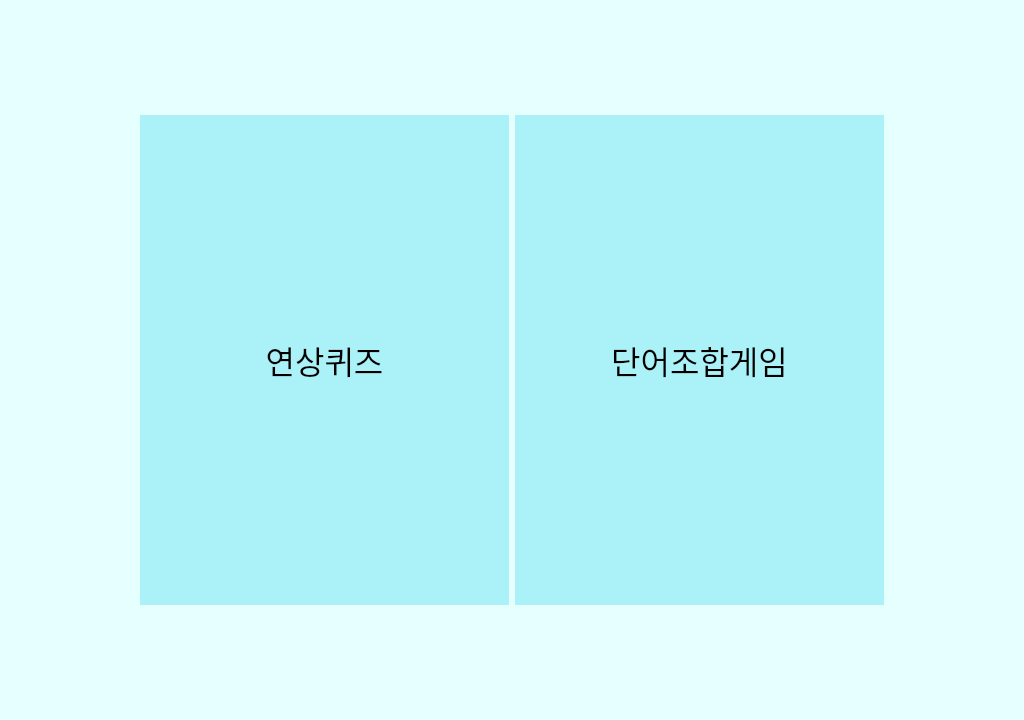
<?xml version="1.0" encoding="UTF-8"?>
<ui version="4.0">
 <class>Form</class>
 <widget class="QWidget" name="Form">
  <property name="geometry">
   <rect>
    <x>0</x>
    <y>0</y>
    <width>1024</width>
    <height>720</height>
   </rect>
  </property>
  <property name="windowTitle">
   <string>Form</string>
  </property>
  <property name="styleSheet">
   <string notr="true">background-color: rgb(230, 255, 255);</string>
  </property>
  <layout class="QGridLayout" name="gridLayout" rowstretch="1,5,1" columnstretch="1,3,3,1" rowminimumheight="0,0,0">
   <item row="0" column="1">
    <widget class="QLabel" name="label_5">
     <property name="text">
      <string/>
     </property>
    </widget>
   </item>
   <item row="1" column="2">
    <widget class="QLabel" name="game2">
     <property name="font">
      <font>
       <family>AcadEref</family>
       <pointsize>24</pointsize>
      </font>
     </property>
     <property name="styleSheet">
      <string notr="true">background-color: rgb(170, 242, 248);</string>
     </property>
     <property name="text">
      <string>단어조합게임</string>
     </property>
     <property name="alignment">
      <set>Qt::AlignCenter</set>
     </property>
    </widget>
   </item>
   <item row="1" column="1">
    <widget class="QLabel" name="game1">
     <property name="font">
      <font>
       <family>AcadEref</family>
       <pointsize>24</pointsize>
      </font>
     </property>
     <property name="styleSheet">
      <string notr="true">background-color: rgb(170, 242, 248);</string>
     </property>
     <property name="text">
      <string>연상퀴즈</string>
     </property>
     <property name="alignment">
      <set>Qt::AlignCenter</set>
     </property>
    </widget>
   </item>
   <item row="1" column="0">
    <widget class="QLabel" name="label_3">
     <property name="text">
      <string/>
     </property>
    </widget>
   </item>
   <item row="1" column="3">
    <widget class="QLabel" name="label_4">
     <property name="text">
      <string/>
     </property>
    </widget>
   </item>
   <item row="2" column="1">
    <widget class="QLabel" name="label_6">
     <property name="text">
      <string/>
     </property>
    </widget>
   </item>
  </layout>
 </widget>
 <resources/>
 <connections/>
</ui>
